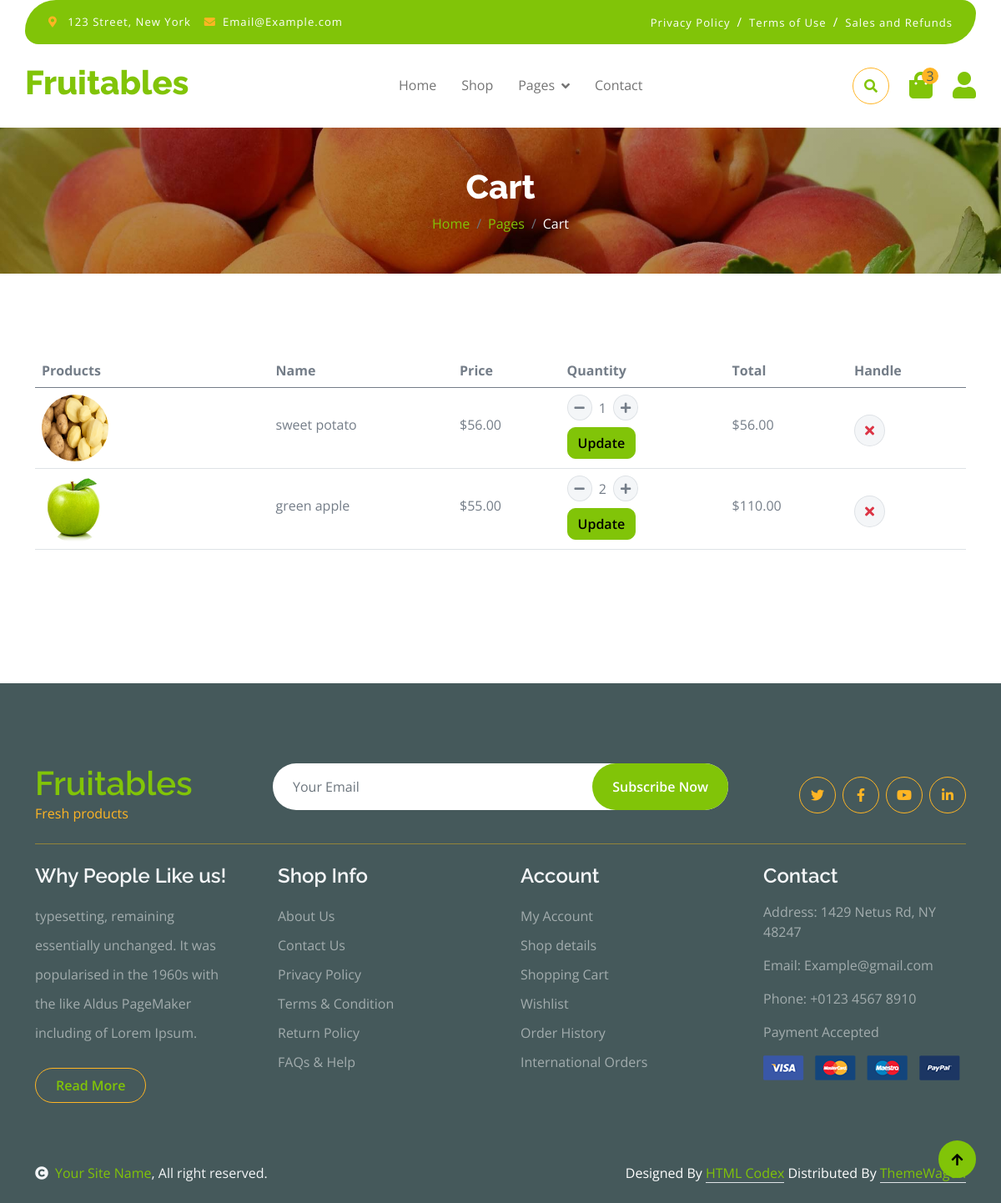
Page /order/cart/ (signed in) on the committed database.
### order/models.py (models this page shows, shortened)
class CartItem(models.Model):
    product = models.ForeignKey(Product, on_delete = models.CASCADE)
    cart = models.ForeignKey(Cart, on_delete= models.CASCADE, related_name='items')
    quantity = models.IntegerField(default=1)

### store/models.py (models this page shows, shortened)
class Product(models.Model):
    name = models.CharField(max_length=200)
    description = models.TextField()
    price = models.DecimalField(max_digits=10, decimal_places=2)
    product_image = VersatileImageField(upload_to='products/')
    slug = models.SlugField(unique=True)
    quantity = models.IntegerField(default=0)
    category = models.ForeignKey(Category, on_delete=models.CASCADE, related_name='products', null=True)
    tag = models.ManyToManyField(ProductTag, related_name='tags')

### order/views.py (the view)
# urls.py: path('cart/', views.ViewCart.as_view(), name='cart'),
class ViewCart(View):
    def get(self, request):
        if request.user.is_authenticated:
            cart, created = Cart.objects.get_or_create(user=request.user)
            items = cart.items.all()
        else:
            items = []
        for item in items:
            item.total_price = item.product.price * item.quantity
        return render(request, 'cart.html', {
            'items': items,
        })

### order/context_processors.py (called while the page is built)
def cart_items(request):
    total_items = 0
    if request.user.is_authenticated:
        cart, created = Cart.objects.get_or_create(user=request.user)
        total_items = sum(item.quantity for item in cart.items.all())
    return {
        'total_items': total_items,
    }

### templates/cart.html (shortened to what this page needs)
{% extends 'base.html' %}
{% load static %}
{% block content %}
        <div class="container-fluid page-header py-5">
            <h1 class="text-center text-white display-6">Cart</h1>
            <ol class="breadcrumb justify-content-center mb-0">
                <li class="breadcrumb-item"><a href="#">Home</a></li>
                <li class="breadcrumb-item"><a href="#">Pages</a></li>
                <li class="breadcrumb-item active text-white">Cart</li>
            </ol>
        </div>
        <div class="container-fluid py-5">
            <div class="container py-5">
                <div class="table-responsive">
                    <table class="table">
                        <thead>
                          <tr>
                            <th scope="col">Products</th>
                            <th scope="col">Name</th>
                            <th scope="col">Price</th>
                            <th scope="col">Quantity</th>
                            <th scope="col">Total</th>
                            <th scope="col">Handle</th>
                          </tr>
                        </thead>
                        <tbody>
                            {% for item in items %}
                            <tr>
                                <th scope="row">
                                    <div class="d-flex align-items-center">
                                        <img src="{{ item.product.product_image.url }}" class="img-fluid me-5 rounded-circle" style="width: 80px; height: 80px;" alt="">
                                    </div>
                                </th>
                                <td>
                                    <p class="mb-0 mt-4">{{ item.product.name }}</p>
                                </td>
                                <td>
                                    <p class="mb-0 mt-4">${{ item.product.price }}</p>
                                </td>
                              <td>
                                <form method="POST" action="{% url 'update_cart_item' item.id %}">
                                    <div class="d-flex align-items-center quantity">
                                        <button type="button" class="btn btn-sm btn-minus rounded-circle bg-light border">
                                            <i class="fa fa-minus"></i>
                                        </button>
                                        <span class="quantity-value mx-2">{{ item.quantity }}</span>
                                        <button type="button" class="btn btn-sm btn-plus rounded-circle bg-light border">
                                            <i class="fa fa-plus"></i>
                                        </button>
                                    </div>
                                    <button type="submit" class="btn btn-primary mt-2">Update</button>
                                </form>
                            </td>
                                <td>
                                    <p class="mb-0 mt-4">${{ item.total_price|floatformat:2 }}</p>
                                </td>
                                <td>
                                    <form method="POST" action="{% url 'remove_from_cart' item.id %}">
                                        <button type="submit" class="btn btn-md rounded-circle bg-light border mt-4">
                                            <i class="fa fa-times text-danger"></i>
                                        </button>
                                    </form>
                                </td>
                            </tr>
                            {% endfor %}
                        </tbody>
                    </table>
                </div>
                    </div>
                </div>
{% endblock %}

### static/css/style.css (style rules this page uses)
.btn { font-weight: 600; transition: .5s; }
.page-header { position: relative; background: linear-gradient(rgba(0, 0, 0, 0.3), rgba(0, 0, 0, 0.3)), url(../img/cart-page-header-img.jpg); background-position: center center; background-repeat: no-repeat; background-size: cover; }
@media (min-width: 992px) { .hero-header, .page-header { margin-top: 152px !important; } }

### rows in the picture
CartItem: product.product_image (picture), product.name "sweet potato", product.price "56.00", quantity "1", total_price "56.00"
CartItem: product.product_image (picture), product.name "green apple", product.price "55.00", quantity "2", total_price "110.00"

### other values in the picture
{{ total_items }} "3"
